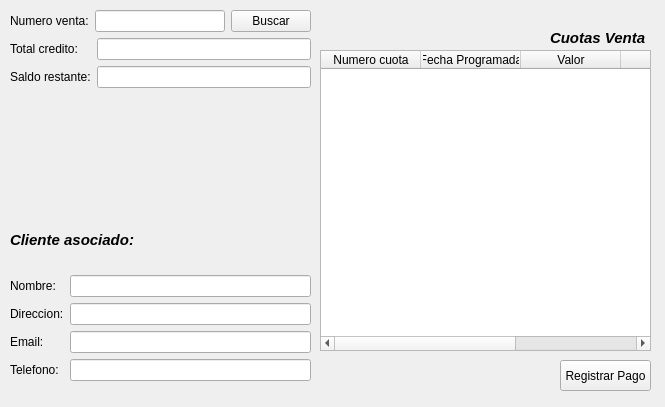
<?xml version="1.0" encoding="UTF-8"?>
<ui version="4.0">
 <class>Frame</class>
 <widget class="QFrame" name="Frame">
  <property name="geometry">
   <rect>
    <x>0</x>
    <y>0</y>
    <width>665</width>
    <height>407</height>
   </rect>
  </property>
  <property name="windowTitle">
   <string>Frame</string>
  </property>
  <widget class="QWidget" name="verticalLayoutWidget">
   <property name="geometry">
    <rect>
     <x>10</x>
     <y>10</y>
     <width>301</width>
     <height>201</height>
    </rect>
   </property>
   <layout class="QVBoxLayout" name="infoCredito">
    <item>
     <layout class="QHBoxLayout" name="infoSuperior">
      <item>
       <widget class="QLabel" name="label">
        <property name="text">
         <string>Numero venta:</string>
        </property>
       </widget>
      </item>
      <item>
       <widget class="QLineEdit" name="idVenta"/>
      </item>
      <item>
       <widget class="QPushButton" name="BucarBTN">
        <property name="text">
         <string>Buscar</string>
        </property>
       </widget>
      </item>
     </layout>
    </item>
    <item>
     <layout class="QFormLayout" name="infoInferior">
      <item row="0" column="0">
       <widget class="QLabel" name="label_2">
        <property name="text">
         <string>Total credito:</string>
        </property>
       </widget>
      </item>
      <item row="0" column="1">
       <widget class="QLineEdit" name="totalCreditotxt">
        <property name="readOnly">
         <bool>true</bool>
        </property>
       </widget>
      </item>
      <item row="1" column="0">
       <widget class="QLabel" name="label_3">
        <property name="text">
         <string>Saldo restante:</string>
        </property>
       </widget>
      </item>
      <item row="1" column="1">
       <widget class="QLineEdit" name="saldoRestantetxt">
        <property name="readOnly">
         <bool>true</bool>
        </property>
       </widget>
      </item>
     </layout>
    </item>
   </layout>
  </widget>
  <widget class="QWidget" name="verticalLayoutWidget_2">
   <property name="geometry">
    <rect>
     <x>10</x>
     <y>210</y>
     <width>301</width>
     <height>171</height>
    </rect>
   </property>
   <layout class="QVBoxLayout" name="infoCliente">
    <item>
     <widget class="QLabel" name="label_4">
      <property name="font">
       <font>
        <pointsize>11</pointsize>
        <italic>true</italic>
        <bold>true</bold>
       </font>
      </property>
      <property name="text">
       <string>Cliente asociado:</string>
      </property>
     </widget>
    </item>
    <item>
     <layout class="QFormLayout" name="DatosCliente">
      <item row="0" column="0">
       <widget class="QLabel" name="label_5">
        <property name="text">
         <string>Nombre:</string>
        </property>
       </widget>
      </item>
      <item row="0" column="1">
       <widget class="QLineEdit" name="NombreC">
        <property name="enabled">
         <bool>true</bool>
        </property>
        <property name="readOnly">
         <bool>true</bool>
        </property>
       </widget>
      </item>
      <item row="1" column="0">
       <widget class="QLabel" name="label_6">
        <property name="text">
         <string>Direccion:</string>
        </property>
       </widget>
      </item>
      <item row="1" column="1">
       <widget class="QLineEdit" name="DireccionC">
        <property name="readOnly">
         <bool>true</bool>
        </property>
       </widget>
      </item>
      <item row="2" column="0">
       <widget class="QLabel" name="label_7">
        <property name="text">
         <string>Email: </string>
        </property>
       </widget>
      </item>
      <item row="2" column="1">
       <widget class="QLineEdit" name="EmailC">
        <property name="readOnly">
         <bool>true</bool>
        </property>
       </widget>
      </item>
      <item row="3" column="0">
       <widget class="QLabel" name="label_8">
        <property name="text">
         <string>Telefono:</string>
        </property>
       </widget>
      </item>
      <item row="3" column="1">
       <widget class="QLineEdit" name="TelefonoC">
        <property name="readOnly">
         <bool>true</bool>
        </property>
       </widget>
      </item>
     </layout>
    </item>
   </layout>
  </widget>
  <widget class="QTableWidget" name="tableWidget">
   <property name="geometry">
    <rect>
     <x>320</x>
     <y>50</y>
     <width>331</width>
     <height>301</height>
    </rect>
   </property>
   <column>
    <property name="text">
     <string>Numero cuota</string>
    </property>
   </column>
   <column>
    <property name="text">
     <string>Fecha Programada</string>
    </property>
   </column>
   <column>
    <property name="text">
     <string>Valor</string>
    </property>
   </column>
   <column>
    <property name="text">
     <string>Estado</string>
    </property>
   </column>
   <column>
    <property name="text">
     <string>Fecha Pago</string>
    </property>
   </column>
  </widget>
  <widget class="QPushButton" name="RegistrarPagoBTN">
   <property name="geometry">
    <rect>
     <x>560</x>
     <y>360</y>
     <width>91</width>
     <height>31</height>
    </rect>
   </property>
   <property name="text">
    <string>Registrar Pago</string>
   </property>
  </widget>
  <widget class="QLabel" name="label_9">
   <property name="geometry">
    <rect>
     <x>550</x>
     <y>30</y>
     <width>101</width>
     <height>16</height>
    </rect>
   </property>
   <property name="font">
    <font>
     <pointsize>11</pointsize>
     <italic>true</italic>
     <bold>true</bold>
    </font>
   </property>
   <property name="text">
    <string>Cuotas Venta</string>
   </property>
  </widget>
 </widget>
 <resources/>
 <connections/>
</ui>
